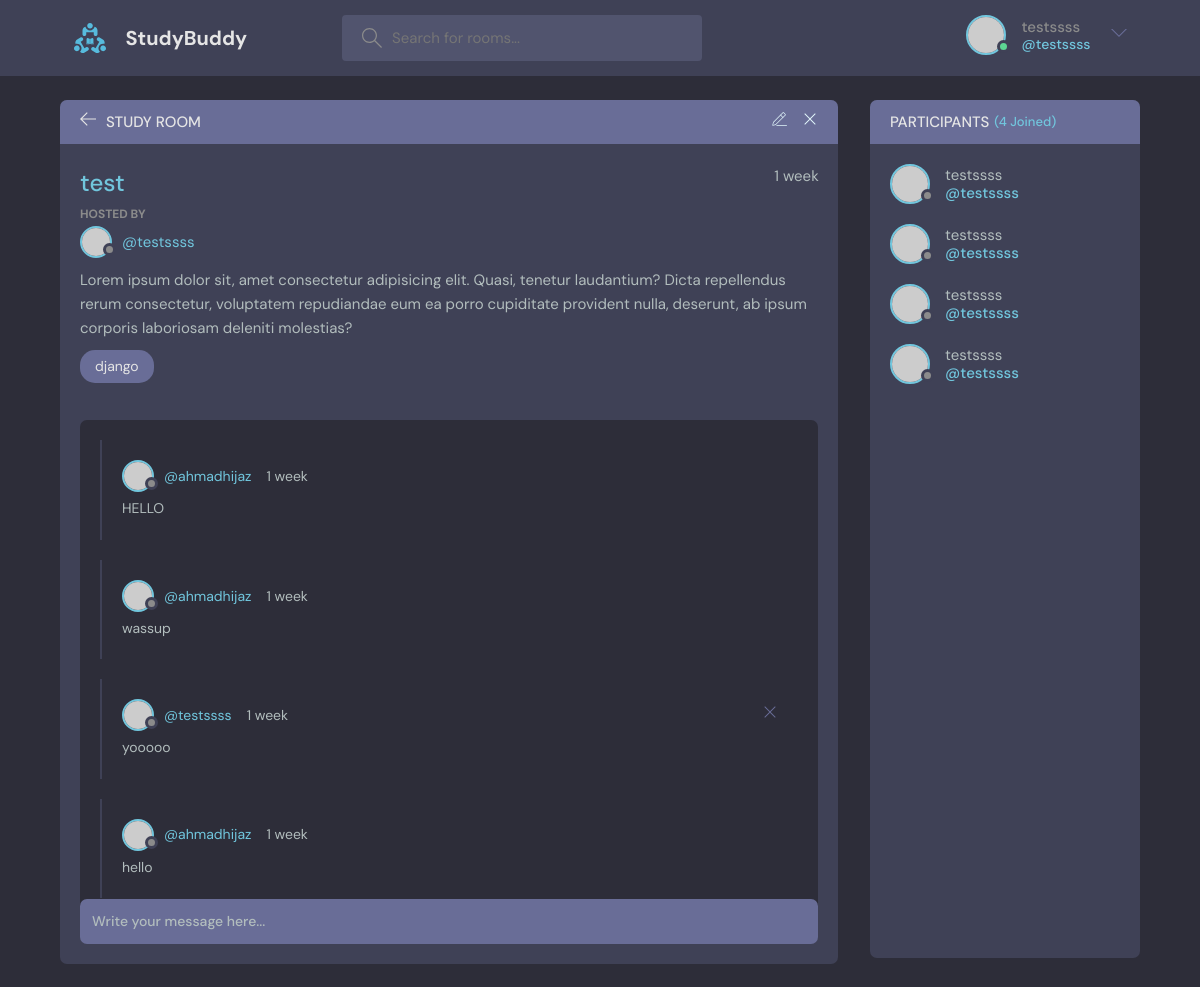
Page /room/8/ (signed in) on the committed database.
### base/models.py (models this page shows, shortened)
class Room(models.Model):
     host = models.ForeignKey(User, on_delete=models.SET_NULL, null=True)
     topic = models.ForeignKey(Topic, on_delete=models.SET_NULL, null=True)
     name = models.CharField(max_length=200)
     description = models.TextField(null=True, blank=True)
     participants = models.ManyToManyField(User, related_name='participants', blank=True)
     updated = models.DateTimeField(auto_now=True)
     created = models.DateTimeField(auto_now_add=True)
     class Meta:
          ordering = ['-updated', '-created']

class Topic(models.Model):
     name = models.CharField(max_length=200)
     def __str__(self):
          return self.name

class Message(models.Model):
     user = models.ForeignKey(User, on_delete=models.CASCADE)
     room = models.ForeignKey(Room, on_delete=models.CASCADE)
     body = models.TextField()
     updated = models.DateTimeField(auto_now=True)
     created = models.DateTimeField(auto_now_add=True)
     class Meta:
          ordering = ['-updated', '-created']

### base/views.py (the view, shortened to what this page needs)
# urls.py: path('room/<str:pk>/', views.room, name="room"),
def room(request, pk):
    room = Room.objects.get(id=pk)
    room_messages = room.message_set.all().order_by('-created')
    participants = room.participants.all()
    context = {'room': room, 'room_messages' : room_messages, 'participants':participants}
    return render(request, 'base/room.html', context)

### base/templates/base/room.html (shortened to what this page needs)
{% extends 'main.html' %}
{% block content %}
    <main class="profile-page layout layout--2">
      <div class="container">
        <div class="room">
          <div class="room__top">
            <div class="room__topLeft">
              <a href="{% url 'home' %}">
                <svg version="1.1" xmlns="http://www.w3.org/2000/svg" width="32" height="32" viewBox="0 0 32 32">
                  <title>arrow-left</title>
                  <path
                    d="M13.723 2.286l-13.723 13.714 13.719 13.714 1.616-1.611-10.96-10.96h27.625v-2.286h-27.625l10.965-10.965-1.616-1.607z"
                  ></path>
                </svg>
              </a>
              <h3>Study Room</h3>
            </div>
            {% if room.host == request.user %}
            <div class="room__topRight">
              <a href="{% url 'update-room' room.id %}">
              </a>
              <a href="{% url 'delete-room' room.id %}">
                <svg version="1.1" xmlns="http://www.w3.org/2000/svg" width="32" height="32" viewBox="0 0 32 32">
                  <title>remove</title>
                  <path
                    d="M27.314 6.019l-1.333-1.333-9.98 9.981-9.981-9.981-1.333 1.333 9.981 9.981-9.981 9.98 1.333 1.333 9.981-9.98 9.98 9.98 1.333-1.333-9.98-9.98 9.98-9.981z"
                  ></path>
                </svg>
              </a>
            </div>
            {% endif %}
          </div>
          <div class="room__box scroll">
            <div class="room__header scroll">
              <div class="room__info">
                <h3>{{room.name}}</h3>
                <span>{{room.created|timesince}}</span>
              </div>
              <div class="room__hosted">
                <p>Hosted By</p>
                <a href="{% url 'user-profile' room.host.id %}" class="room__author">
                  <div class="avatar avatar--small">
                    <img src="https://randomuser.me/api/portraits/men/37.jpg" />
                  </div>
                  <span>@{{room.host.username}}</span>
                </a>
              </div>
              <div class="room__details">
                Lorem ipsum dolor sit, amet consectetur adipisicing elit. Quasi, tenetur laudantium? Dicta repellendus
                rerum consectetur, voluptatem repudiandae eum ea porro cupiditate provident nulla, deserunt, ab ipsum
                corporis laboriosam deleniti molestias?
              </div>
              <span class="room__topics">{{room.topic}}</span>
            </div>
            <div class="room__conversation">
              <div class="threads scroll">
                {% for message in room_messages %}
                <div class="thread">
                  <div class="thread__top">
                    <div class="thread__author">
                      <a href="{% url 'user-profile' message.user.id %}" class="thread__authorInfo">
                        <div class="avatar avatar--small">
                          <img src="https://randomuser.me/api/portraits/men/37.jpg" />
                        </div>
                        <span>@{{message.user.username}}</span>
                      </a>
                      <span class="thread__date">{{message.created|timesince}}</span>
                    </div>
                    {% if request.user == message.user %}
                    <a href="{%% url 'delete-message' message.id}">
                    <div class="thread__delete">
                      <svg version="1.1" xmlns="http://www.w3.org/2000/svg" width="32" height="32" viewBox="0 0 32 32">
                        <title>remove</title>
                        <path
                          d="M27.314 6.019l-1.333-1.333-9.98 9.981-9.981-9.981-1.333 1.333 9.981 9.981-9.981 9.98 1.333 1.333 9.981-9.98 9.98 9.98 1.333-1.333-9.98-9.98 9.98-9.981z"
                        ></path>
                      </svg>
                    </div>
                  </a>
                  {% endif %}
                  </div>
                  <div class="thread__details">
                    {{message.body}}
                  </div>
                </div>
                {% endfor %}
              </div>
            </div>
          </div>
          <div class="room__message">
            <form action="" method="POST">
              <input name="" placeholder="Write your message here..." /></form>
          </div>
        </div>
        <div class="participants">
          <h3 class="participants__top">Participants <span>({{participants.count}} Joined)</span></h3>
          <div class="participants__list scroll">
            {% for message in room_messages %}
            <a href="{% url 'user-profile' user.id %}" class="participant">
              <div class="avatar avatar--medium">
                <img src="https://randomuser.me/api/portraits/men/37.jpg" />
              </div>
              <p>
                {{user.username}}
                <span>@{{user.username}}</span>
              </p>
            </a>
            {% endfor %}
          </div>
        </div>
      </div>
    </main>
    {% endblock content %}

### templates/navbar.html (shortened to what this page needs)
{% load static %}
<header class="header header--loggedIn">
    <div class="container">
      <a href="{% url 'home' %}" class="header__logo">
        <img src="{% static 'images/logo.svg' %}" />
        <h1>StudyBuddy</h1>
      </a>
      <form class="header__search" method="GET" action="{% url 'home' %}">
        <label>
          <input name="q" placeholder="Search for rooms..." />
        </label>
      </form>
      <nav class="header__menu">
        {% if request.user.is_authenticated %}
        <div class="header__user">
          <a href="{% url 'update-user' %}">
            <div class="avatar avatar--medium active">
              <img src="https://randomuser.me/api/portraits/men/37.jpg" />
            </div>
            <p>{{request.user.username}} <span>@{{request.user}}</span></p>
          </a>
          <button class="dropdown-button">
            <svg version="1.1" xmlns="http://www.w3.org/2000/svg" width="32" height="32" viewBox="0 0 32 32">
              <title>chevron-down</title>
              <path d="M16 21l-13-13h-3l16 16 16-16h-3l-13 13z"></path>
            </svg>
          </button>
        </div>
        {% else %}
        <a href="{% url 'login' %}">
          <img src="{% static 'images/avatar.svg' %}" />
          <p>Login</p>
        </a>
{% endif %}
      </nav>
    </div>
  </header>

### rows in the picture
Room: name "test", created "1 week", host.username "testssss", topic "django"
Message: user.username "ahmadhijaz", created "1 week", body "HELLO"
Message: user.username "ahmadhijaz", created "1 week", body "wassup"
Message: user.username "testssss", created "1 week", body "yooooo"
Message: user.username "ahmadhijaz", created "1 week", body "hello"

### other values in the picture
{{ request.user.username }} "testssss"
{{ request.user }} "testssss"
{{ participants.count }} "4"
{{ user.username }} "testssss"
